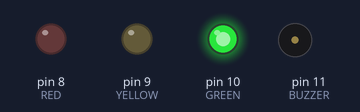
The sketch below on a simulated Arduino Uno, built with avr-gcc and run on an emulated ATmega328P. On the bench: output pins drawn as LEDs (lit = HIGH), buzzer (waves = sounding, pin HIGH).

Above: at 1.5 s.
At 3.5 s:
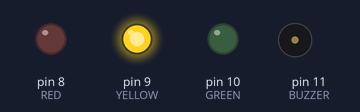
At 5.12 s:
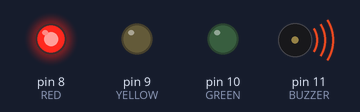
At 6.87 s:
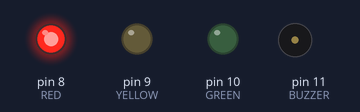
Timing chart, 0 to 9.1 s (numbered marks = the images above):
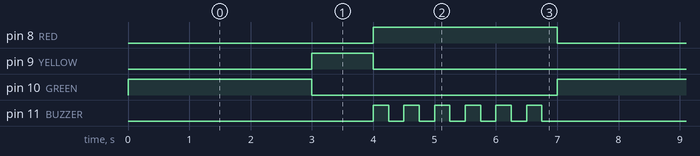

Measured:
- by itself, pin 8 (RED), pin 10 (GREEN): alternates HIGH for 3.0 s and LOW for 4.0 s
- by itself, pin 9 (YELLOW): alternates HIGH for 1.0 s and LOW for 6.0 s
- by itself, pin 11 (BUZZER): repeats every 7.0 s: 5 × (LOW 0.25 s, HIGH 0.25 s), LOW 4.3 s, HIGH 0.25 s

The sketch:

traffic_light_buzz.ino
```cpp
const int RED = 8;
const int YELLOW = 9;
const int GREEN = 10;
const int BUZZER = 11;

void setup() {
  pinMode(RED, OUTPUT);
  pinMode(YELLOW, OUTPUT);
  pinMode(GREEN, OUTPUT);
  pinMode(BUZZER, OUTPUT);
}

void loop() {

  // green LED
  digitalWrite(GREEN, HIGH);
  delay(3000);
  digitalWrite(GREEN, LOW);

  // yellow LED
  digitalWrite(YELLOW, HIGH);
  delay(1000);
  digitalWrite(YELLOW, LOW);

  // red LED
  digitalWrite(RED, HIGH);

  // buzzer
  for(int i = 0; i < 6; i++) {
    digitalWrite(BUZZER, HIGH);
    delay(250);

    digitalWrite(BUZZER, LOW);
    delay(250);
  }

  digitalWrite(RED, LOW);
}
```
